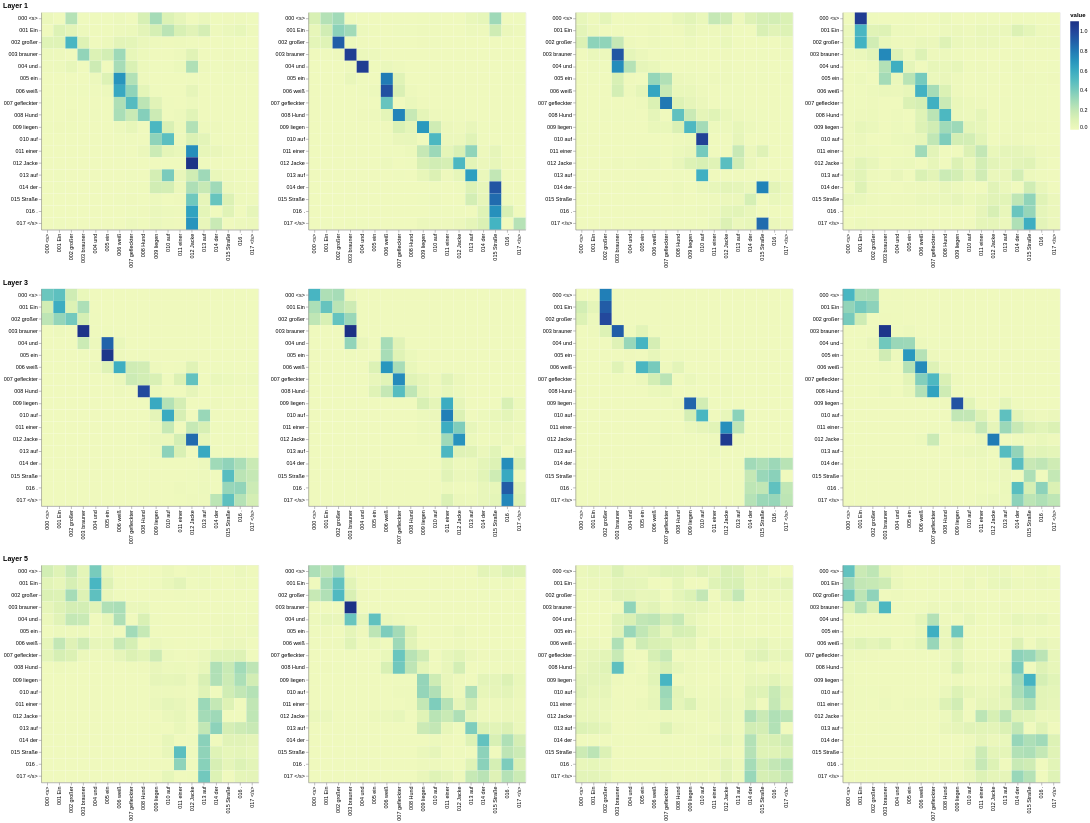

The notebook cell this image was saved under:
### Markdown cell above
## Encoder Self Attention

### Code cell
def viz_encoder_self():
    model, example_data = run_model_example(n_examples=1)
    example = example_data[
        len(example_data) - 1
    ]  # batch object for the final example

    layer_viz = [
        visualize_layer(
            model, layer, get_encoder, len(example[1]), example[1], example[1]
        )
        for layer in range(6)
    ]
    return alt.hconcat(
        layer_viz[0]
        # & layer_viz[1]
        & layer_viz[2]
        # & layer_viz[3]
        & layer_viz[4]
        # & layer_viz[5]
    )


show_example(viz_encoder_self)

### Figure 1 — Vega-Lite specification as saved in the notebook (floating-point values rounded to 4 significant figures; data arrays with more than 128 entries replaced by an {"elided": "..."} marker saying what was removed)
{"config": {"view": {"continuousWidth": 400, "continuousHeight": 300}}, "hconcat": [{"vconcat": [{"hconcat": [{"data": {"name": "data-e15b9b5afed19f3fb79bda430b75cb70"}, "mark": "rect", "encoding": {"color": {"field": "value", "type": "quantitative"}, "tooltip": [{"field": "row", "type": "quantitative"}, {"field": "column", "type": "quantitative"}, {"field": "value", "type": "quantitative"}, {"field": "row_token", "type": "nominal"}, {"field": "col_token", "type": "nominal"}], "x": {"axis": {"title": ""}, "field": "col_token", "type": "nominal"}, "y": {"axis": {"title": ""}, "field": "row_token", "type": "nominal"}}, "height": 400, "selection": {"selector005": {"type": "interval", "bind": "scales", "encodings": ["x", "y"]}}, "width": 400}, {"data": {"name": "data-6e8351c1986e9fd706f4cfaeebd266fe"}, "mark": "rect", "encoding": {"color": {"field": "value", "type": "quantitative"}, "tooltip": [{"field": "row", "type": "quantitative"}, {"field": "column", "type": "quantitative"}, {"field": "value", "type": "quantitative"}, {"field": "row_token", "type": "nominal"}, {"field": "col_token", "type": "nominal"}], "x": {"axis": {"title": ""}, "field": "col_token", "type": "nominal"}, "y": {"axis": {"title": ""}, "field": "row_token", "type": "nominal"}}, "height": 400, "selection": {"selector007": {"type": "interval", "bind": "scales", "encodings": ["x", "y"]}}, "width": 400}, {"data": {"name": "data-2c67884ece55b560764f98c2b8a78368"}, "mark": "rect", "encoding": {"color": {"field": "value", "type": "quantitative"}, "tooltip": [{"field": "row", "type": "quantitative"}, {"field": "column", "type": "quantitative"}, {"field": "value", "type": "quantitative"}, {"field": "row_token", "type": "nominal"}, {"field": "col_token", "type": "nominal"}], "x": {"axis": {"title": ""}, "field": "col_token", "type": "nominal"}, "y": {"axis": {"title": ""}, "field": "row_token", "type": "nominal"}}, "height": 400, "selection": {"selector009": {"type": "interval", "bind": "scales", "encodings": ["x", "y"]}}, "width": 400}, {"data": {"name": "data-a1676a583891dd5df47edb834a013d16"}, "mark": "rect", "encoding": {"color": {"field": "value", "type": "quantitative"}, "tooltip": [{"field": "row", "type": "quantitative"}, {"field": "column", "type": "quantitative"}, {"field": "value", "type": "quantitative"}, {"field": "row_token", "type": "nominal"}, {"field": "col_token", "type": "nominal"}], "x": {"axis": {"title": ""}, "field": "col_token", "type": "nominal"}, "y": {"axis": {"title": ""}, "field": "row_token", "type": "nominal"}}, "height": 400, "selection": {"selector011": {"type": "interval", "bind": "scales", "encodings": ["x", "y"]}}, "width": 400}]}, {"vconcat": [{"hconcat": [{"data": {"name": "data-2960a3b728f7945a5b4153e68e927fd8"}, "mark": "rect", "encoding": {"color": {"field": "value", "type": "quantitative"}, "tooltip": [{"field": "row", "type": "quantitative"}, {"field": "column", "type": "quantitative"}, {"field": "value", "type": "quantitative"}, {"field": "row_token", "type": "nominal"}, {"field": "col_token", "type": "nominal"}], "x": {"axis": {"title": ""}, "field": "col_token", "type": "nominal"}, "y": {"axis": {"title": ""}, "field": "row_token", "type": "nominal"}}, "height": 400, "selection": {"selector021": {"type": "interval", "bind": "scales", "encodings": ["x", "y"]}}, "width": 400}, {"data": {"name": "data-57d1afd815f19bc43c2dd60db64357cd"}, "mark": "rect", "encoding": {"color": {"field": "value", "type": "quantitative"}, "tooltip": [{"field": "row", "type": "quantitative"}, {"field": "column", "type": "quantitative"}, {"field": "value", "type": "quantitative"}, {"field": "row_token", "type": "nominal"}, {"field": "col_token", "type": "nominal"}], "x": {"axis": {"title": ""}, "field": "col_token", "type": "nominal"}, "y": {"axis": {"title": ""}, "field": "row_token", "type": "nominal"}}, "height": 400, "selection": {"selector023": {"type": "interval", "bind": "scales", "encodings": ["x", "y"]}}, "width": 400}, {"data": {"name": "data-9b29806ec8f6851bf053e2d29dd8bb31"}, "mark": "rect", "encoding": {"color": {"field": "value", "type": "quantitative"}, "tooltip": [{"field": "row", "type": "quantitative"}, {"field": "column", "type": "quantitative"}, {"field": "value", "type": "quantitative"}, {"field": "row_token", "type": "nominal"}, {"field": "col_token", "type": "nominal"}], "x": {"axis": {"title": ""}, "field": "col_token", "type": "nominal"}, "y": {"axis": {"title": ""}, "field": "row_token", "type": "nominal"}}, "height": 400, "selection": {"selector025": {"type": "interval", "bind": "scales", "encodings": ["x", "y"]}}, "width": 400}, {"data": {"name": "data-982e5e1698f599f3933ae181190e9e14"}, "mark": "rect", "encoding": {"color": {"field": "value", "type": "quantitative"}, "tooltip": [{"field": "row", "type": "quantitative"}, {"field": "column", "type": "quantitative"}, {"field": "value", "type": "quantitative"}, {"field": "row_token", "type": "nominal"}, {"field": "col_token", "type": "nominal"}], "x": {"axis": {"title": ""}, "field": "col_token", "type": "nominal"}, "y": {"axis": {"title": ""}, "field": "row_token", "type": "nominal"}}, "height": 400, "selection": {"selector027": {"type": "interval", "bind": "scales", "encodings": ["x", "y"]}}, "width": 400}]}], "title": "Layer 3"}, {"vconcat": [{"hconcat": [{"data": {"name": "data-2fb896e68e581a8f0a5998d5f5d1fa0c"}, "mark": "rect", "encoding": {"color": {"field": "value", "type": "quantitative"}, "tooltip": [{"field": "row", "type": "quantitative"}, {"field": "column", "type": "quantitative"}, {"field": "value", "type": "quantitative"}, {"field": "row_token", "type": "nominal"}, {"field": "col_token", "type": "nominal"}], "x": {"axis": {"title": ""}, "field": "col_token", "type": "nominal"}, "y": {"axis": {"title": ""}, "field": "row_token", "type": "nominal"}}, "height": 400, "selection": {"selector037": {"type": "interval", "bind": "scales", "encodings": ["x", "y"]}}, "width": 400}, {"data": {"name": "data-7989bc7802becd0ca57c1b553bc362e8"}, "mark": "rect", "encoding": {"color": {"field": "value", "type": "quantitative"}, "tooltip": [{"field": "row", "type": "quantitative"}, {"field": "column", "type": "quantitative"}, {"field": "value", "type": "quantitative"}, {"field": "row_token", "type": "nominal"}, {"field": "col_token", "type": "nominal"}], "x": {"axis": {"title": ""}, "field": "col_token", "type": "nominal"}, "y": {"axis": {"title": ""}, "field": "row_token", "type": "nominal"}}, "height": 400, "selection": {"selector039": {"type": "interval", "bind": "scales", "encodings": ["x", "y"]}}, "width": 400}, {"data": {"name": "data-b0661309a9fe1de326f848e940b6ac74"}, "mark": "rect", "encoding": {"color": {"field": "value", "type": "quantitative"}, "tooltip": [{"field": "row", "type": "quantitative"}, {"field": "column", "type": "quantitative"}, {"field": "value", "type": "quantitative"}, {"field": "row_token", "type": "nominal"}, {"field": "col_token", "type": "nominal"}], "x": {"axis": {"title": ""}, "field": "col_token", "type": "nominal"}, "y": {"axis": {"title": ""}, "field": "row_token", "type": "nominal"}}, "height": 400, "selection": {"selector041": {"type": "interval", "bind": "scales", "encodings": ["x", "y"]}}, "width": 400}, {"data": {"name": "data-d902ed3bea8f83702f3ffa5515a14134"}, "mark": "rect", "encoding": {"color": {"field": "value", "type": "quantitative"}, "tooltip": [{"field": "row", "type": "quantitative"}, {"field": "column", "type": "quantitative"}, {"field": "value", "type": "quantitative"}, {"field": "row_token", "type": "nominal"}, {"field": "col_token", "type": "nominal"}], "x": {"axis": {"title": ""}, "field": "col_token", "type": "nominal"}, "y": {"axis": {"title": ""}, "field": "row_token", "type": "nominal"}}, "height": 400, "selection": {"selector043": {"type": "interval", "bind": "scales", "encodings": ["x", "y"]}}, "width": 400}]}], "title": "Layer 5"}], "title": "Layer 1"}], "$schema": "https://vega.github.io/schema/vega-lite/v4.17.0.json", "datasets": {"data-e15b9b5afed19f3fb79bda430b75cb70": {"elided": "324 records"}, "data-6e8351c1986e9fd706f4cfaeebd266fe": {"elided": "324 records"}, "data-2c67884ece55b560764f98c2b8a78368": {"elided": "324 records"}, "data-a1676a583891dd5df47edb834a013d16": {"elided": "324 records"}, "data-2960a3b728f7945a5b4153e68e927fd8": {"elided": "324 records"}, "data-57d1afd815f19bc43c2dd60db64357cd": {"elided": "324 records"}, "data-9b29806ec8f6851bf053e2d29dd8bb31": {"elided": "324 records"}, "data-982e5e1698f599f3933ae181190e9e14": {"elided": "324 records"}, "data-2fb896e68e581a8f0a5998d5f5d1fa0c": {"elided": "324 records"}, "data-7989bc7802becd0ca57c1b553bc362e8": {"elided": "324 records"}, "data-b0661309a9fe1de326f848e940b6ac74": {"elided": "324 records"}, "data-d902ed3bea8f83702f3ffa5515a14134": {"elided": "324 records"}}}
